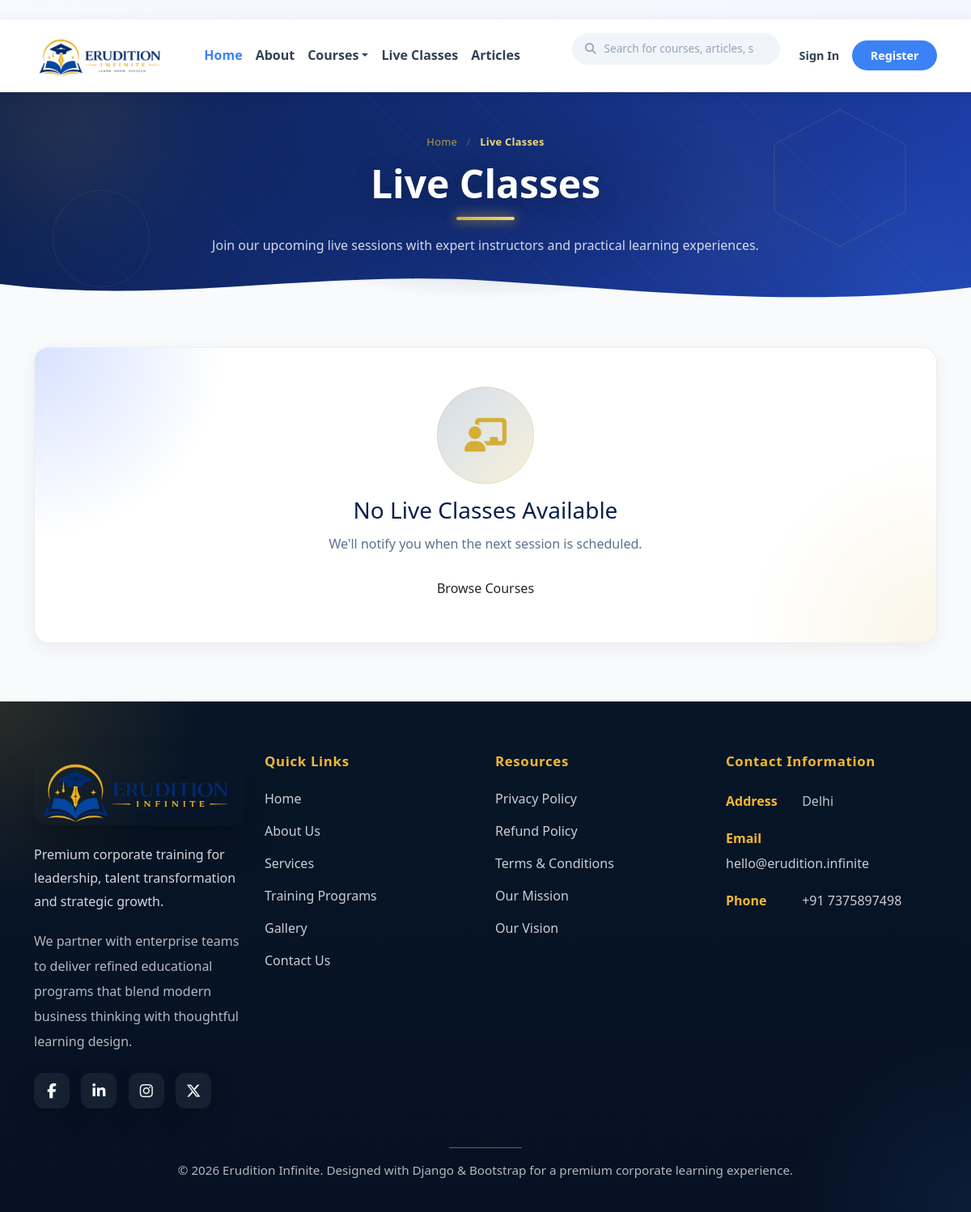
/live-classes/, run on an earlier commit of the app's database.
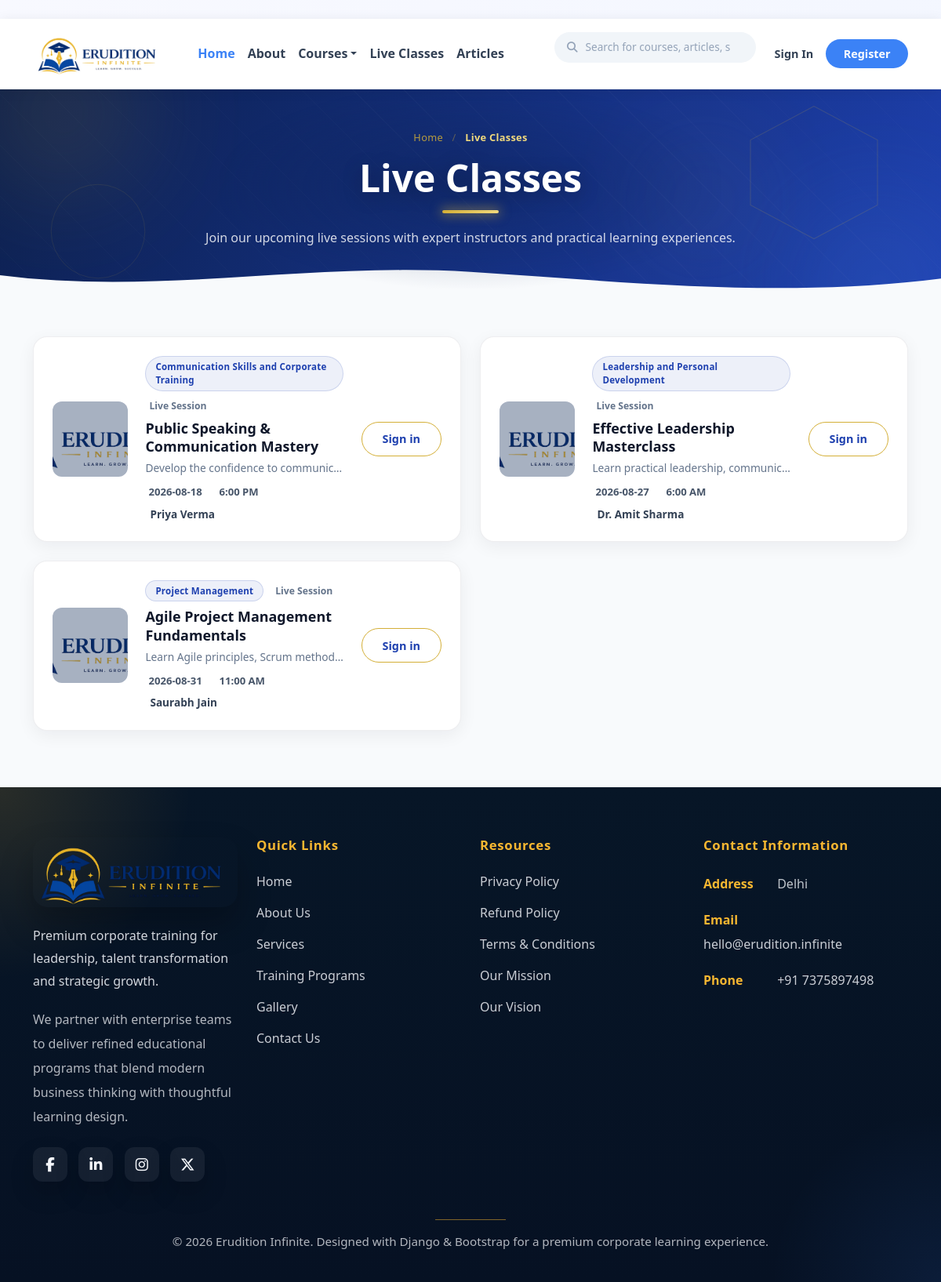
And on a later commit of the database.
### Erudition/models.py (models this page shows, shortened)
class LiveClass(models.Model):
    category = models.ForeignKey(
        Category,
        on_delete=models.SET_NULL,
        null=True,
        blank=True,
        related_name='live_classes'
    )
    title = models.CharField(max_length=255)
    description = models.TextField(blank=True)
    instructor = models.CharField(max_length=255, blank=True)
    start_time = models.DateTimeField()
    duration_minutes = models.PositiveIntegerField(default=60)
    is_active = models.BooleanField(default=True)
    created_at = models.DateTimeField(auto_now_add=True)
    class Meta:
        ordering = ('start_time',)

class Category(models.Model):
    name = models.CharField(max_length=255)
    slug = models.SlugField(unique=True)
    class Meta:
        verbose_name_plural = "categories"
        ordering = ["name"]
    def __str__(self):
        return self.name

### Erudition/views.py (the view)
# urls.py: path('live-classes/', views.live_classes, name='live_classes'),
def live_classes(request):
    category_slug = request.GET.get('category')
    search_query = request.GET.get('search', '')
    categories = Category.objects.order_by('name')
    live_classes = LiveClass.objects.filter(is_active=True)
    if category_slug:
        live_classes = live_classes.filter(category__slug=category_slug)
    live_classes = live_classes.order_by('start_time')
    live_classes_count = live_classes.count()
    categories_count = categories.count()
    featured_class = live_classes.first()
    return render(request, 'Erudition/live_classes.html', {
        'categories': categories,
        'categories_count': categories_count,
        'featured_class': featured_class,
        'live_classes': live_classes,
        'live_classes_count': live_classes_count,
        'active_category_slug': category_slug,
        'search_query': search_query,
        'page_title': 'Live Classes',
        'page_subtitle': 'Join our upcoming live sessions with expert instructors and practical learning experiences.',
    })

### Erudition/context_processors.py (called while the page is built)
def active_announcement(request):
    announcement = Announcement.objects.filter(is_active=True).order_by('-created_at').first()
    return {'active_announcement': announcement}

### Erudition/templates/Erudition/live_classes.html (shortened to what this page needs)
{% extends 'Erudition/base.html' %}
{% load static %}
{% block header_banner %}
    {% include 'Erudition/header_banner.html' %}
{% endblock %}
{% block content %}
<section class="page-section live-page-section">
    <div class="container">
        {% if live_classes %}
            <div class="row g-4">
                {% for live_class in live_classes %}
                    <div class="col-lg-6 col-md-6 col-12">
                        <article class="lc-card">
                            <div class="lc-card-thumb">
                                <img src="{% static 'Erudition/images/LOGO.png' %}" alt="{{ live_class.title }}" loading="lazy">
                                <span class="lc-play-icon"></span>
                            </div>
                            <div class="lc-card-body">
                                <div class="lc-card-tags">
                                    <span class="lc-tag-category">{{ live_class.category|default:'General' }}</span>
                                    <span class="lc-tag-session"> Live Session</span>
                                </div>
                                <h4 class="lc-card-title">{{ live_class.title }}</h4>
                                <p class="lc-card-desc">
                                    {{ live_class.description|default:'A focused live learning experience designed for practical growth.'|truncatechars:70 }}
                                </p>
                                <div class="lc-card-meta">
                                    <span> {{ live_class.start_time|date:'Y-m-d' }}</span>
                                    <span> {{ live_class.start_time|time:'g:i A' }}</span>
                                </div>
                                <div class="lc-card-instructor">
                                     {{ live_class.instructor|default:'TBD' }}
                                </div>
                            </div>
                            <div class="lc-card-cta">
                                <a href="{% url 'login' %}" class="lc-btn-signin">Sign in</a>
                            </div>
                        </article>
                    </div>
                {% endfor %}
            </div>
        {% else %}
            <div class="empty-state-card text-center py-5">
                <div class="empty-illustration"><i class="fa-solid fa-chalkboard-user"></i></div>
                <h3>No Live Classes Available</h3>
                <p class="mb-4">We&#39;ll notify you when the next session is scheduled.</p>
                <a href="{% url 'courses' %}" class="btn btn-hero-primary">Browse Courses</a>
            </div>
        {% endif %}
    </div>
</section>
{% endblock %}

### Erudition/templates/Erudition/base.html (shortened to what this page needs)
﻿<!DOCTYPE html>
<html lang="en">
{% load static %}
<head>
    <link href="https://cdn.jsdelivr.net/npm/bootstrap@5.3.3/dist/css/bootstrap.min.css" rel="stylesheet">
    <link rel="stylesheet" href="https://cdnjs.cloudflare.com/ajax/libs/font-awesome/6.5.2/css/all.min.css">
    <link rel="stylesheet" href="{% static 'Erudition/css/style.css' %}">
<body>
    <nav class="navbar navbar-expand-lg sticky-top">
        <div class="container">
            <a class="navbar-brand" href="/">
                <img src="{% static 'Erudition/images/logo.png' %}" alt="Erudition Infinite" class="logo-img">
            </a>
            <div class="collapse navbar-collapse" id="navbarNav">
                <ul class="navbar-nav align-items-lg-center ms-lg-3">
                    <li class="nav-item"><a class="nav-link active" href="/">Home</a></li>
                    <li class="nav-item"><a class="nav-link" href="{% url 'about' %}">About</a></li>
                    <li class="nav-item dropdown">
                        <a class="nav-link dropdown-toggle" href="{% url 'courses' %}" id="coursesDropdown" role="button" data-bs-toggle="dropdown" aria-expanded="false">Courses</a>
                    </li>
                    <a class="nav-link" href="{% url 'live_classes' %}">Live Classes</a>
                    <a class="nav-link" href="{% url 'articles' %}">Articles</a>
                </ul>
                <form class="nav-search ms-lg-auto" role="search" onsubmit="return false;">
                    <i class="fa-solid fa-magnifying-glass"></i>
                    <input type="search" placeholder="Search for courses, articles, skills...">
                </form>
                <div class="d-flex align-items-center nav-actions ms-lg-3">
                    <a href="#" class="nav-link-plain">Sign In</a>
                    <a href="{% url 'register' %}" class="btn-register">Register</a>
                </div>
            </div>
        </div>
    </nav>
    <main>
        {% block header_banner %}{% endblock %}
        {% block content %}{% endblock %}
    </main>
    <footer class="site-footer">
        <div class="container-lg">
            <div class="footer-grid row gy-4">
                <div class="col-lg-3 col-md-6">
                    <div class="footer-panel">
                        <div class="footer-brand">
                            <img src="{% static 'Erudition/images/logo.png' %}" alt="Erudition Infinite" class="footer-logo">
                        </div>
                        <p class="footer-panel-tagline">Premium corporate training for leadership, talent transformation and strategic growth.</p>
                        <p class="footer-panel-copy">We partner with enterprise teams to deliver refined educational programs that blend modern business thinking with thoughtful learning design.</p>
                        <div class="footer-social">
                            <a href="#" class="social-icon" aria-label="Facebook"><i class="fa-brands fa-facebook-f"></i></a>
                            <a href="#" class="social-icon" aria-label="LinkedIn"><i class="fa-brands fa-linkedin-in"></i></a>
                            <a href="#" class="social-icon" aria-label="Instagram"><i class="fa-brands fa-instagram"></i></a>
                            <a href="#" class="social-icon" aria-label="X"><i class="fa-brands fa-x-twitter"></i></a>
                        </div>
                    </div>
                </div>
                <div class="col-lg-3 col-md-6">
                    <div class="footer-panel">
                        <h3 class="footer-heading">Quick Links</h3>
                        <ul class="footer-links list-unstyled">
                            <li><a href="{% url 'home' %}" class="footer-link">Home</a></li>
                            <li><a href="{% url 'about' %}" class="footer-link">About Us</a></li>
                            <li><a href="{% url 'courses' %}" class="footer-link">Services</a></li>
                            <li><a href="{% url 'courses' %}" class="footer-link">Training Programs</a></li>
                            <li><a href="{% url 'home' %}" class="footer-link">Gallery</a></li>
                            <li><a href="{% url 'home' %}" class="footer-link">Contact Us</a></li>
                        </ul>
                    </div>
                </div>
                <div class="col-lg-3 col-md-6">
                    <div class="footer-panel">
                        <h3 class="footer-heading">Resources</h3>
                        <ul class="footer-links list-unstyled">
                            <li><a href="{% url 'privacy_policy' %}" class="footer-link">Privacy Policy</a></li>
                            <li><a href="{% url 'refund_policy' %}" class="footer-link">Refund Policy</a></li>
                            <li><a href="{% url 'terms_conditions' %}" class="footer-link">Terms &amp; Conditions</a></li>
                            <li><a href="{% url 'our_mission' %}" class="footer-link">Our Mission</a></li>
                            <li><a href="{% url 'our_vision' %}" class="footer-link">Our Vision</a></li>
                        </ul>
                    </div>
                </div>
                <div class="col-lg-3 col-md-6">
                    <div class="footer-panel">
                        <h3 class="footer-heading">Contact Information</h3>
                        <ul class="footer-contact list-unstyled">
                            <li><span class="contact-label">Address</span> Delhi</li>
                            <li><span class="contact-label">Email</span> <a href="mailto:hello@erudition.infinite" class="contact-link">hello@erudition.infinite</a></li>
                            <li><span class="contact-label">Phone</span> <a href="tel:+917375897498" class="contact-link">+91 7375897498</a></li>
                        </ul>
                    </div>
                </div>
            </div>
            <div class="footer-bottom text-center">
                <div class="footer-divider"></div>
                <p class="footer-bottom-text">&copy; 2026 Erudition Infinite. Designed with Django &amp; Bootstrap for a premium corporate learning experience.</p>
            </div>
        </div>
    </footer>
</body>
</html>

### Erudition/templates/Erudition/header_banner.html (shortened to what this page needs)
<header class="page-header-banner">
    <div class="phb-bg">
        <span class="phb-blur phb-blur-1"></span>
        <span class="phb-blur phb-blur-2"></span>
        <span class="phb-blur phb-blur-3"></span>
        <svg class="phb-shape phb-shape-1" viewBox="0 0 100 100" xmlns="http://www.w3.org/2000/svg">
            <polygon points="50,3 95,27 95,73 50,97 5,73 5,27" fill="none" stroke="#D4AF37" stroke-width="0.6"/>
        </svg>
        <svg class="phb-shape phb-shape-2" viewBox="0 0 100 100" xmlns="http://www.w3.org/2000/svg">
            <circle cx="50" cy="50" r="46" fill="none" stroke="#D4AF37" stroke-width="0.5"/>
        </svg>
        <span class="phb-diagonal-lines"></span>
    </div>
    <div class="container phb-content">
        <nav class="phb-breadcrumb" aria-label="breadcrumb">
            <a href="{% url 'home' %}">Home</a>
            <span class="sep">/</span>
            <span class="current">{% firstof page_title "Page" %}</span>
        </nav>
        <h1 class="phb-title">{% firstof page_heading page_title "Page Title" %}</h1>
        <span class="phb-divider"></span>
        <p class="phb-subtitle">
            {% firstof page_subtitle "A premier institute for corporate training, leadership development, and management consultancy." %}
        </p>
    </div>
    <div class="phb-wave">
        <svg viewBox="0 0 1440 90" preserveAspectRatio="none" xmlns="http://www.w3.org/2000/svg">
            <path d="M0,32 C240,80 480,0 720,24 C960,48 1200,88 1440,40 L1440,90 L0,90 Z" fill="#f8fafc"></path>
        </svg>
    </div>
</header>

### Erudition/static/Erudition/css/style.css (style rules this page uses)
body { font-family: 'Segoe UI', sans-serif; background: #f8fafc; color: #0f172a; min-height: 100%; }
.live-page-section { padding-top: 1.8rem; padding-bottom: 3rem; }
img { max-width: 100%; height: auto; }
.navbar { background: #ffffff; border-bottom: 1px solid rgba(148, 163, 184, 0.18); box-shadow: 0 10px 35px rgba(15, 23, 42, 0.06); min-height: 90px; padding: 8px 0; }
.navbar-brand { display: flex; align-items: center; gap: 12px; text-decoration: none; }
.navbar-brand img.logo-img { height: 44px; width: auto; object-fit: contain; }
.navbar-nav .nav-link { font-weight: 600; color: #0f172a; padding: 0.5rem 1rem; transition: color 0.25s ease, transform 0.25s ease; }
.navbar-nav .nav-link.active { color: #1e40af; }
.nav-search { border-radius: 20px; border: none; background: #f1f5f9; padding: 0.5rem 1rem; display: flex; align-items: center; gap: 8px; }
.page-section { padding-top: 4.5rem; padding-bottom: 5rem; }
.site-footer { position: relative; background: linear-gradient(180deg, #071627 0%, #061123 100%); color: #f5f7fb; padding: 4rem 0 2.5rem; overflow: hidden; }
.site-footer::before { content: ''; position: absolute; inset: 0; background: radial-gradient(circle at top left, rgba(247, 183, 49, 0.14), transparent 18%), radial-gradient(circle at bottom right, rgba(59, 130, 246, 0.10), transparent 16%); pointer-events: none; }
.footer-grid { position: relative; z-index: 1; }
.footer-panel { min-height: 100%; }
.footer-brand { display: flex; align-items: flex-start; gap: 1.1rem; margin-bottom: 1.4rem; }
.footer-logo { width: 300px; max-width: 100%; height: auto; display: block; object-fit: contain; border-radius: 1.2rem; box-shadow: 0 22px 42px rgba(0, 0, 0, 0.25); }
.footer-panel-tagline { margin: 1rem 0 1.2rem; font-size: 1rem; color: rgba(245, 247, 251, 0.86); line-height: 1.8; max-width: 320px; }
.footer-panel-copy { margin: 0; color: rgba(245, 247, 251, 0.72); line-height: 1.95; max-width: 340px; }
.footer-heading { font-size: 1.05rem; font-weight: 700; color: #f7b731; margin-bottom: 1.5rem; letter-spacing: 0.04em; }
.footer-links, .footer-contact { margin: 0; padding: 0; list-style: none; }
.footer-links li, .footer-contact li { margin-bottom: 1rem; }
.footer-link, .contact-link { color: rgba(245, 247, 251, 0.82); display: inline-block; text-decoration: none; position: relative; transition: color 0.3s ease; }
.footer-link::after, .contact-link::after { content: ''; position: absolute; left: 0; bottom: -3px; width: 0; height: 2px; background: #f7b731; transition: width 0.3s ease; }
.contact-label { display: inline-block; min-width: 90px; color: #f7b731; font-weight: 700; }
.footer-contact li { color: rgba(245, 247, 251, 0.78); line-height: 1.9; }
.footer-social { display: flex; flex-wrap: wrap; gap: 0.9rem; margin-top: 1.4rem; }
.social-icon { width: 44px; height: 44px; display: inline-flex; align-items: center; justify-content: center; color: #f5f7fb; background: rgba(255, 255, 255, 0.06); border-radius: 12px; box-shadow: 0 14px 30px rgba(0, 0, 0, 0.18); transition: transform 0.28s ease, background 0.28s ease, box-shadow 0.28s ease, color 0.28s ease; text-decoration: none; }
.social-icon i { font-size: 1.15rem; line-height: 1; }
.footer-bottom { position: relative; z-index: 1; margin-top: 3rem; }
.footer-divider { width: 90px; height: 1px; margin: 0 auto 1rem; background: rgba(247, 183, 49, 0.5); }
.footer-bottom-text { margin: 0; color: rgba(245, 247, 251, 0.72); font-size: 0.95rem; }

What changed in the data, as far as the page shows it:
added LiveClass: category "Communication Skills and Corporate Training", title "Public Speaking & Communication Mastery", description "Develop the confidence to communic…", start_time "2026-08-18", start_time "6:00 PM", instructor "Priya Verma"
added LiveClass: category "Leadership and Personal Development", title "Effective Leadership Masterclass", description "Learn practical leadership, communic…", start_time "2026-08-27", start_time "6:00 AM", instructor "Dr. Amit Sharma"
added LiveClass: category "Project Management", title "Agile Project Management Fundamentals", description "Learn Agile principles, Scrum method…", start_time "2026-08-31", start_time "11:00 AM", instructor "Saurabh Jain"
Also different on the page:
text no longer shown: "No Live Classes Available We'll notify you when the next session is scheduled. Browse Courses"
